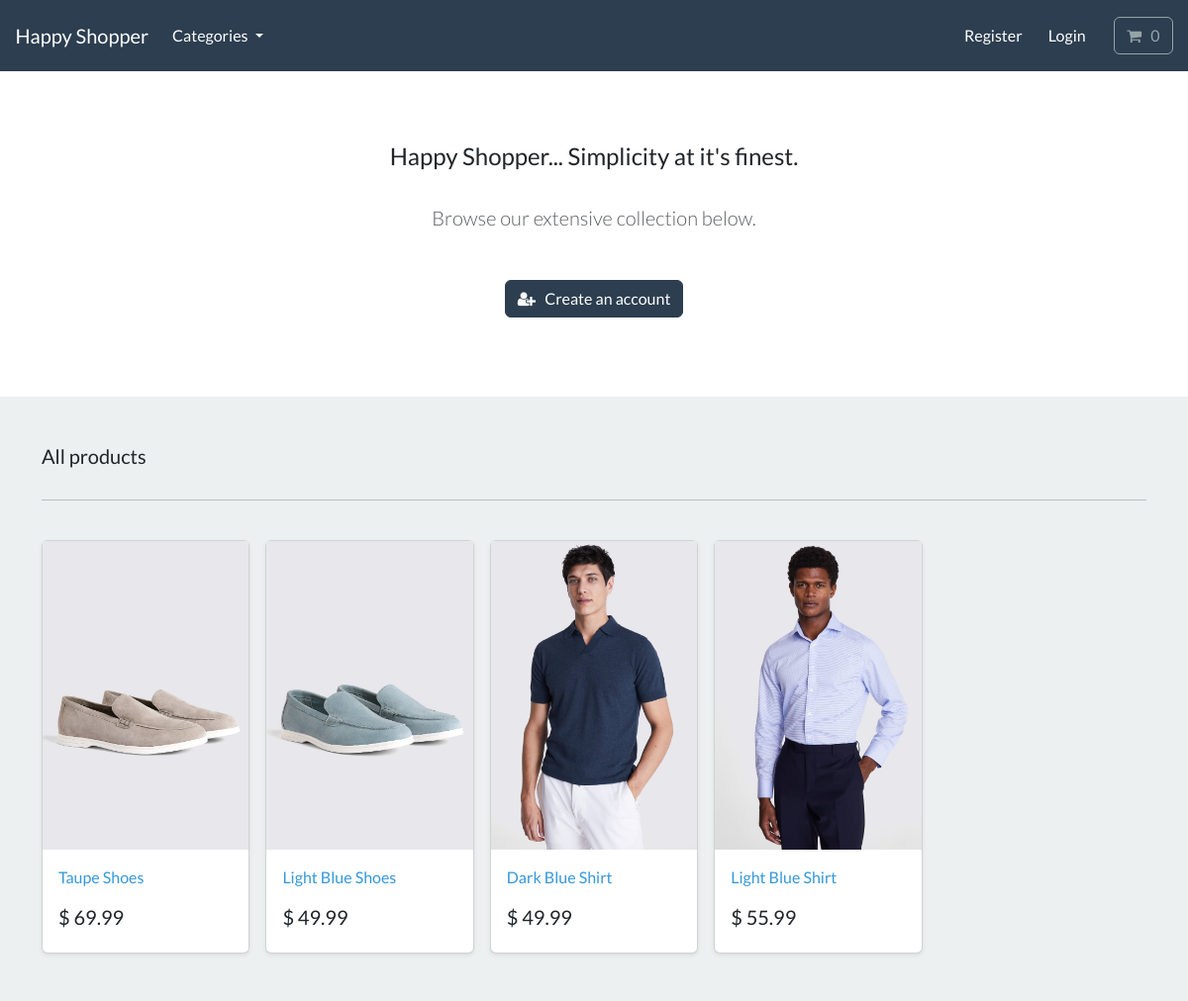
The page / on the database its author committed.
### store/models.py (models this page shows, shortened)
class Product(models.Model):
    category = models.ForeignKey(Category, related_name='product', on_delete=models.CASCADE, null=True)
    title = models.CharField(max_length=250)
    brand = models.CharField(max_length=250, default='un-branded')
    description = models.TextField(blank=True)
    slug = models.SlugField(max_length=255)
    price = models.DecimalField(max_digits=4, decimal_places=2)
    image = models.ImageField(upload_to='images/')
    class Meta:
        verbose_name_plural = 'products'
    def get_absolute_url(self):
        return reverse('product-info', args=[self.slug])

### store/views.py (the view)
# urls.py: path('', include('store.urls')),
def store(request):
    all_products = Product.objects.all()
    context = {'my_products':all_products}
    return render(request, 'store/store.html', context)

### cart/cart.py (called while the page is built)
    def __len__(self):
        return sum(item['qty'] for item in self.cart.values())

### cart/context_processors.py (called while the page is built)
def cart(request):
    return {'cart': Cart(request)}

### store/models.py (called while the page is built)
    def get_absolute_url(self):
        return reverse('list-category', args=[self.slug])

### store/views.py (called while the page is built)
def categories(request):
    all_categories = Category.objects.all()
    return {'all_categories': all_categories}

### store/templates/store/store.html
{% extends "./base.html" %}
{% load static %}
{% block content %}
    <section class="py-4 text-center container">
        <div class="row py-lg-5">
            <div class="col-lg-6 col-md-8 mx-auto">
                <h4> Happy Shopper... Simplicity at it's finest. </h4>
                <br>
                <p class="lead text-muted">
                Browse our extensive collection below.
                </p>
                <br>
                <a href="{% url 'register' %}" class="btn btn-primary my-2"> <i class="fa fa-user-plus" aria-hidden="true"></i> &nbsp; Create an account </a>
            </div>
        </div>
    </section>
       <div class="album py-5 bg-light">
        <div class="container">
          <div class="pb-3 h5"> All products </div>
          <hr>
          <br>
          <div class="row row-cols-1 row-cols-sm-2 row-cols-md-5 g-3">
            {% for product in my_products %}
              <div class="col">
                <div class="card shadow-sm">
                  <img class="img-fluid" alt="Responsive image" src="{{product.image.url}}">
                  <div class="card-body">
                    <p class="card-text">
                      <a class="text-info text-decoration-none" href="{{ product.get_absolute_url }}"> {{ product.title | capfirst }} </a>
                    </p>
                    <div class="d-flex justify-content-between align-items-center">
                      <h5> $ {{ product.price }} </h5>
                    </div>
                  </div>
                </div>
              </div>
            {% endfor %}
          </div>
        </div>
      </div>
{% endblock %}

### rows shown on the page
Product: image (picture), title "Taupe Shoes", price "69.99"
Product: image (picture), title "Light Blue Shoes", price "49.99"
Product: image (picture), title "Dark Blue Shirt", price "49.99"
Product: image (picture), title "Light Blue Shirt", price "55.99"
